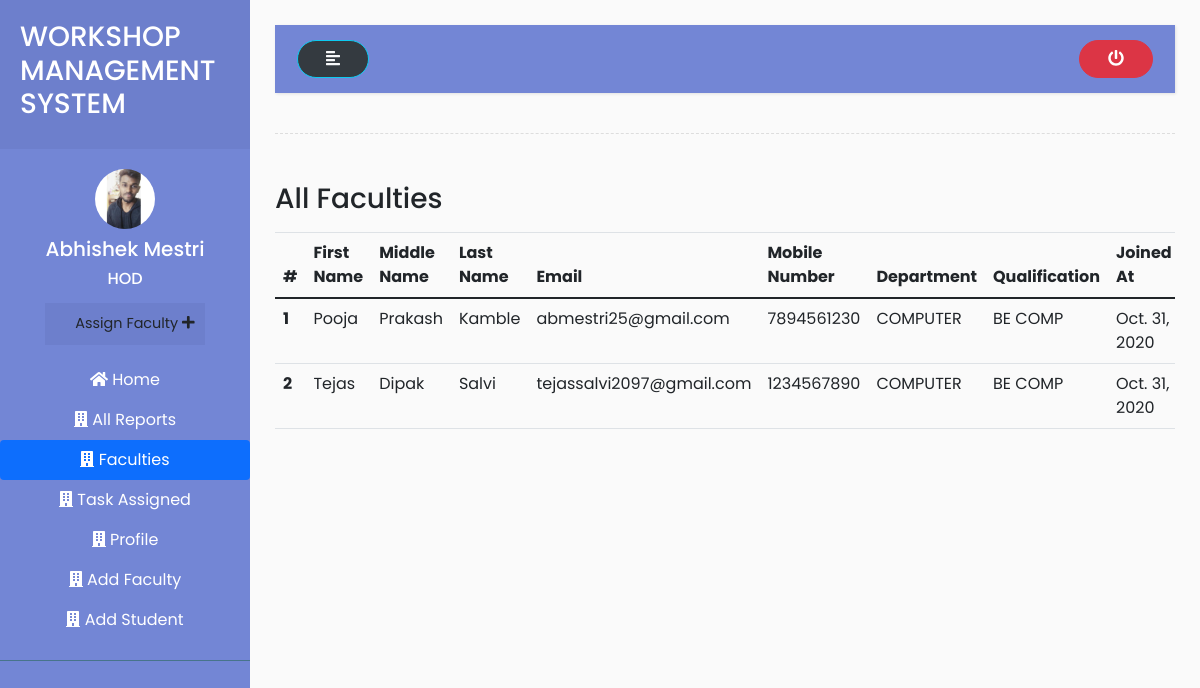
Page /hod/faculties/ (signed in) on the committed database.
### accounts/models.py (models this page shows, shortened)
class User(AbstractUser):
    is_hod = models.BooleanField(default=False)
    is_faculty = models.BooleanField(default=False)
    is_student = models.BooleanField(default=False)

class HOD(models.Model):
    user = models.OneToOneField(User, on_delete = models.CASCADE, primary_key = True)
    middle_name = models.CharField (max_length=50)
    phone_number = models.CharField(max_length=20)
    profile_pic = models.ImageField( upload_to='HOD/profile_pic/')
    address = models.CharField(max_length=200)
    gender = (
        ('Male','Male'),
        ('Female','Female')
    )
    sex = models.CharField(choices=gender, max_length=50)
    branches =  (
        ('COMPUTER','COMPUTER'),
        ('EXTC','EXTC'),
        ('MECHANICAL','MECHANICAL'),
        ('AUTOMOBILE','AUTOMOBILE')
    )
    branch = models.CharField( choices = branches, max_length=50)
    joined_at = models.DateField( auto_now=False,null=True,blank=True)
    qualification = models.CharField( max_length=500)
    class Meta:
        verbose_name_plural = 'HODs'

class Faculty(models.Model):
    user = models.OneToOneField(User, on_delete = models.CASCADE, primary_key = True)
    middle_name = models.CharField (max_length=50)
    phone_number = models.CharField(max_length=20)
    profile_pic = models.ImageField( upload_to='Faculty/profile_pic/')
    address = models.CharField(max_length=200)
    gender = (
        ('Male','Male'),
        ('Female','Female')
    )
    sex = models.CharField(choices=gender, max_length=50)
    branches =  (
        ('COMPUTER','COMPUTER'),
        ('EXTC','EXTC'),
        ('MECHANICAL','MECHANICAL'),
        ('AUTOMOBILE','AUTOMOBILE')
    )
    branch = models.CharField( choices = branches, max_length=50)
    joined_at = models.DateField( auto_now=False ,null=True)
    qualification = models.CharField( max_length=500)
    class Meta:
        verbose_name_plural = 'Faculties'

### accounts/views.py (the view)
# urls.py: path('hod/faculties/',views.faculties,name="faculties"),
@login_required(login_url='login')
def faculties(request):
    faculties = Faculty.objects.all()
    context = {
    'faculties' : faculties,
    }
    return render(request,'../templates/hod/faculties.html',context)

### accounts/templates/hod/faculties.html (shortened to what this page needs)
{% extends 'base.html' %}
{% load static %}
{% block content %}
<div class="wrapper">
    <nav id="sidebar">
        <div class="sidebar-header">
            <h3>WORKSHOP MANAGEMENT SYSTEM</h3>
        </div>
        <ul class="list-unstyled components">
            <div class="d-flex flex-column justify-content-center text-center ">
                {% if request.user.hod.profile_pic %}
          <img src="{{request.user.hod.profile_pic.url}}" class="img-fluid rounded-circle mx-auto mb-2" width="60px" alt="">
        {% else %}
          <img src="{% static 'img/profile.png' %}" class="img-fluid rounded-circle mx-auto mb-2" width="60px" alt="">
        {% endif %}
                <h5>{{request.user.first_name}} {{request.user.last_name}}</h5>
                <h6>HOD</h6>
                <ul class="list-unstyled ">
                    <li>
                        <button type="button" class="btn">
                            <a href="{% url 'assign_task' %}">Assign Faculty
                                <i class="fas fa-plus"></i>
                            </a>
                        </button>
                    </li>
                </ul>
            </div>
            <div class="nav flex-column nav-pills text-center mt-2" aria-orientation="vertical">
        <a class="nav-link" href="{% url 'hod_home' %}"><i class="fas fa-home"></i> Home</a>
        <a class="nav-link" href="{% url 'all_reports' %}"><i class="fas fa-building"></i> All
          Reports</a>
        <a class="nav-link active " href="{% url 'faculties' %}"><i class="fas fa-building"></i> Faculties</a>
        <a class="nav-link " href="{% url 'task_assigned' %}"><i class="fas fa-building"></i> Task Assigned</a>
        <a class="nav-link " href="{% url 'profile' %}"><i class="fas fa-building"></i> Profile</a>
        <a class="nav-link " href="{% url 'add_faculty' %}"><i class="fas fa-building"></i> Add Faculty</a>
        <a class="nav-link " href="{% url 'add_student' %}"><i class="fas fa-building"></i> Add Student</a>
      </div>
        </ul>
    </nav>
    <div id="content">
        <nav class="navbar navbar-expand-lg " style="background-color: #7386D5;">
            <div class="container-fluid">
                <button type="button" id="sidebarCollapse" class="btn text-light bg-dark btn-info">
                    <i class="fas fa-align-left"></i>
                </button>
                <a href="{% url 'logout' %}">
                    <button type="button" class="btn btn-danger">
                        <i class="fas fa-power-off"></i>
                    </button>
                </a>
            </div>
        </nav>
        <div class="line"></div>
<div class="row">
          <div class="col-md-12">
            <div class="d-flex justify-content-between py-2">
              <h3>All Faculties</h3>
            </div>
            <div class="table-responsive">
            <table class="table">
              <thead>
                <tr>
                  <th scope="col">#</th>
                  <th scope="col">First Name</th>
                  <th scope="col">Middle Name</th>
                  <th scope="col">Last Name</th>
                  <th scope="col">Email</th>
                  <th scope="col">Mobile Number</th>
                  <th scope="col">Department</th>
                  <th scope="col">Qualification</th>
                  <th scope="col">Joined At</th>
                </tr>
              </thead>
              <tbody>
                {% for faculty in faculties %}
                <tr>
                  <th scope="row"> {{forloop.counter}} </th>
                  <td>{{faculty.user.first_name}}</td>
                  <td>{{faculty.middle_name}}</td>
                  <td>{{faculty.user.last_name}}</td>
                  <td>{{faculty.user.email}}</td>
                  <td>{{faculty.phone_number}}</td>
                  <td>{{faculty.branch}}</td>
                  <td>{{faculty.qualification}}</td>
                  <td>{{faculty.joined_at}}</td>
                </tr>
                {% endfor %}
              </tbody>
            </table>
          </div>
          </div>
        </div>
    </div>
</div>
{% endblock content %}

### accounts/static/css/style2.css (style rules this page uses)
body { font-family: 'Poppins', sans-serif; background: #fafafa; }
a, a:hover, a:focus { color: inherit; text-decoration: none; transition: all 0.3s; }
.navbar { padding: 15px 10px; background: #fff; border: none; border-radius: 0; margin-bottom: 40px; box-shadow: 1px 1px 3px rgba(0, 0, 0, 0.1); }
.line { width: 100%; height: 1px; border-bottom: 1px dashed #ddd; margin: 40px 0; }
.wrapper { display: flex; width: 100%; }
#sidebar { width: 250px; position: fixed; top: 0; left: 0; height: 100vh; z-index: 999; background: #7386D5; color: #fff; transition: all 0.3s; }
#sidebar .sidebar-header { padding: 20px; background: #6d7fcc; }
#sidebar ul.components { padding: 20px 0; border-bottom: 1px solid #47748b; }
#sidebar ul li a { padding: 10px; font-size: 1.1em; display: block; }
ul ul a { font-size: 0.9em !important; padding-left: 30px !important; background: #6d7fcc; }
#content { width: calc(100% - 250px); padding: 25px; min-height: 100vh; transition: all 0.3s; position: absolute; top: 0; right: 0; }

### rows in the picture
User: user.hod.profile_pic (picture), user.first_name "Abhishek", user.last_name "Mestri"
Faculty: user.first_name "Pooja", middle_name "Prakash", user.last_name "Kamble", user.email "abmestri25@gmail.com", phone_number "7894561230", branch "COMPUTER", qualification "BE COMP", joined_at "Oct. 31, 2020"
Faculty: user.first_name "Tejas", middle_name "Dipak", user.last_name "Salvi", user.email "tejassalvi2097@gmail.com", phone_number "1234567890", branch "COMPUTER", qualification "BE COMP", joined_at "Oct. 31, 2020"
